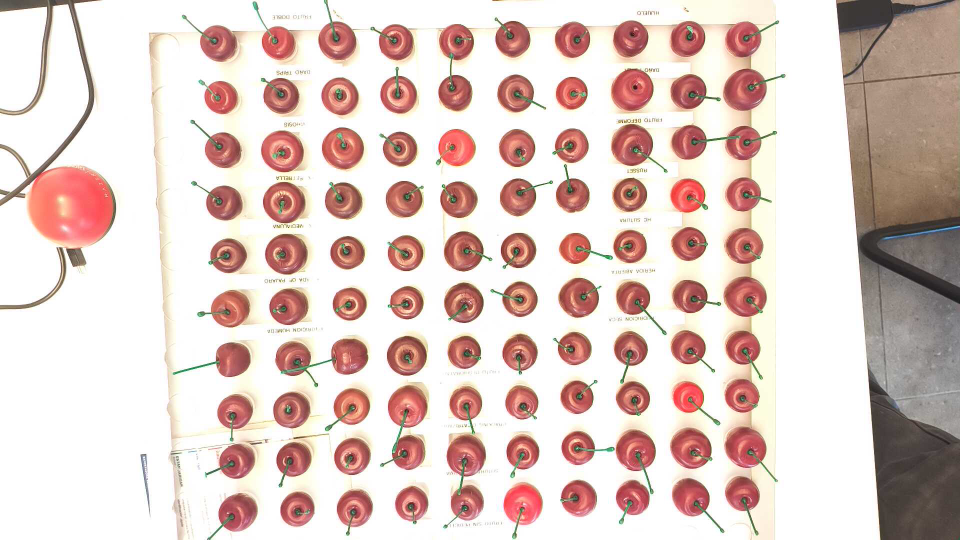
#> input picture fotos/claro_centro.png, 1920 x 1080 px (shown at 1/2 size)
$ python clasificar_cerezas.py
#> lines starting #> are read from the running program, lines starting #| are printed output that depends on the picture; after the words box and inside, x2 and y2 are one past the last pixel; in counts of white or black regions, pixels touching at a corner belong together
### scripts/color_mask_interactivo.py
"""Ajuste interactivo del umbral HSV de color_mask.py.

Abre una ventana con sliders y muestra, en tiempo real, cómo cambian la máscara
y el resultado al mover cada parámetro. Sirve tanto sobre una imagen fija como
sobre una cámara/URL de video.

Orden del procesamiento:
    blur -> umbral HSV -> abrir -> cerrar -> erosionar -> dilatar
         -> filtro por area/forma -> relleno (huecos o envolvente convexa)

Sliders:
    H/S/V min-max   rango de color. Si H min > H max el rango es envolvente
                    (cruza el 0 del circulo de matiz), que es el caso del rojo.
    Blur            desenfoque gaussiano previo, kernel 2n+1.
    Abrir / Cerrar  morfologia: borra ruido suelto / tapa huecos y une trozos.
    Erosion/Dilatar ajuste fino del tamano del area.
    Relleno         0 = ninguno, 1 = rellena huecos cerrados (floodfill),
                    2 = envolvente convexa de cada blob (convex hull).
    Area min/max    limites de area del objeto, en unidades de 100 px.
                    Area max = 0 significa sin limite.
    Circular %      circularidad minima 4*pi*A/P^2 (100 = circulo perfecto).

Uso:
    python3 scripts/color_mask_interactivo.py                 # usa fotos/foto.png
    python3 scripts/color_mask_interactivo.py fotos/oscuro.png
    python3 scripts/color_mask_interactivo.py 0               # webcam local
    python3 scripts/color_mask_interactivo.py http://10.59.210.39:8080/video

Teclas: [s] guardar máscara + parámetros en detecciones/, [r] reiniciar valores,
[p] imprimir parámetros en consola, [ESC] o [q] salir.
"""

import os
import sys
import time

import cv2
import numpy as np

RAIZ_PROYECTO = os.path.dirname(os.path.dirname(os.path.abspath(__file__)))
CARPETA_FOTOS = os.path.join(RAIZ_PROYECTO, "fotos")
CARPETA_DETECCIONES = os.path.join(RAIZ_PROYECTO, "detecciones")
RUTA_IMAGEN_POR_DEFECTO = os.path.join(CARPETA_FOTOS, "foto.png")

VENTANA_VISTA = "Original | Mascara | Resultado"
VENTANA_CONTROLES = "Controles"

ANCHO_PANEL = 460  # ancho de cada uno de los tres paneles del mosaico
ANCHO_MAXIMO_PROCESO = 1280  # se reduce la imagen antes de procesar, por fluidez

# Los sliders de área trabajan en unidades de 100 px para que el rango del
# trackbar (entero) cubra desde una mancha de ruido hasta una cereza completa.
UNIDAD_AREA = 100

SIN_RELLENO, RELLENAR_HUECOS, ENVOLVENTE_CONVEXA = 0, 1, 2
NOMBRE_RELLENO = {SIN_RELLENO: "no", RELLENAR_HUECOS: "huecos", ENVOLVENTE_CONVEXA: "hull"}

# Valores iniciales = los que estaban fijos en color_mask.py (rojo cereza).
# El tono parte "envolvente" (min > max) porque el rojo cruza el 0 del círculo
# de matiz: el rango real es H >= 165 o H <= 10.
# Los nombres son cortos a propósito: la ventana de trackbars los trunca.
PARAMETROS_INICIALES = {
    "H min": 165,
    "H max": 10,
    "S min": 70,
    "S max": 255,
    "V min": 35,
    "V max": 255,
    "Blur": 3,
    "Abrir": 0,
    "Cerrar": 9,
    "Erosion": 2,
    "Dilatar": 1,
    "Relleno": RELLENAR_HUECOS,
    "Area min": 1,
    "Area max": 300,
    "Circular %": 0,
}

MAXIMOS = {
    "H min": 179,
    "H max": 179,
    "S min": 255,
    "S max": 255,
    "V min": 255,
    "V max": 255,
    "Blur": 10,
    "Abrir": 25,
    "Cerrar": 25,
    "Erosion": 25,
    "Dilatar": 25,
    "Relleno": 2,
    "Area min": 1,
    "Area max": 300,  # 0 = sin límite superior
    "Circular %": 100,
}

# Píxel bajo el cursor, para leer su HSV mientras se ajustan los sliders.
cursor = {"x": -1, "y": -1, "panel": 0}


# cv2 exige un callback; los valores se leen en el bucle principal
def _sin_accion(_valor):
    pass


# [12 lines left out: functions crear_controles, leer_controles, not called in this run]


def reiniciar_controles():
    for nombre, inicial in PARAMETROS_INICIALES.items():
        cv2.setTrackbarPos(nombre, VENTANA_CONTROLES, inicial)


# máscara binaria cruda del rango HSV, sin limpieza morfológica
def umbralizar(imagen, p):
    if p["Blur"] > 0:
        lado = 2 * p["Blur"] + 1  # el kernel de blur debe ser impar
        imagen = cv2.GaussianBlur(imagen, (lado, lado), 0)

    hsv = cv2.cvtColor(imagen, cv2.COLOR_BGR2HSV)
    H, S, V = cv2.split(hsv)

    if p["H min"] <= p["H max"]:
        en_tono = (H >= p["H min"]) & (H <= p["H max"])
    else:
        # Rango envolvente (rojo): la banda cruza el 0 del círculo de matiz.
        en_tono = (H >= p["H min"]) | (H <= p["H max"])

    mascara = (
        en_tono
        & (S >= p["S min"]) & (S <= p["S max"])
        & (V >= p["V min"]) & (V <= p["V max"])
    )
    return (mascara * 255).astype(np.uint8)


# abrir borra el ruido suelto y cerrar tapa huecos y une trozos de un mismo objeto
def limpiar(mascara, p):
    operaciones = (
        (cv2.MORPH_OPEN, p["Abrir"]),
        (cv2.MORPH_CLOSE, p["Cerrar"]),
        # van al final porque acá ajustan el tamaño del área (encoger un blob que se
        # comió el fondo, recuperar el borde perdido por un umbral apretado), no limpian
        (cv2.MORPH_ERODE, p["Erosion"]),
        (cv2.MORPH_DILATE, p["Dilatar"]),
    )
    for operacion, lado in operaciones:
        if lado > 0:
            mascara = cv2.morphologyEx(mascara, operacion, np.ones((lado, lado), np.uint8))
    return mascara


# se inunda el fondo desde una esquina y lo que queda sin inundar son los huecos
# interiores (brillo especular del centro, zona oscura del pedicelo), que se suman
# [8 lines left out: function rellenar_huecos, not called in this run]


# se usan contornos externos y no connectedComponents porque así se obtiene el
# perímetro, necesario para la circularidad
def filtrar_objetos(mascara, p):
    area_minima = p["Area min"] * UNIDAD_AREA
    area_maxima = p["Area max"] * UNIDAD_AREA  # 0 = sin límite
    circularidad_minima = p["Circular %"] / 100.0
    usar_hull = p["Relleno"] == ENVOLVENTE_CONVEXA

    contornos, _ = cv2.findContours(mascara, cv2.RETR_EXTERNAL, cv2.CHAIN_APPROX_SIMPLE)
    conservados = []
    for contorno in contornos:
        if usar_hull:
            # el hull cierra la silueta y rellena el interior sin aflojar el rango HSV,
            # que es lo que termina metiendo el fondo; área y circularidad se miden
            # sobre él, así lo que se ve en pantalla es lo filtrado y lo que se medirá
            contorno = cv2.convexHull(contorno)
        area = cv2.contourArea(contorno)
        if area <= 0 or area < area_minima:
            # Área 0 = restos de 1-2 px que deja una erosión fuerte, no objetos.
            continue
        if area_maxima > 0 and area > area_maxima:
            continue
        if circularidad_minima > 0:
            perimetro = cv2.arcLength(contorno, True)
            if perimetro == 0:
                continue
            # 4*pi*A/P^2 vale 1 en un círculo perfecto y baja con formas
            # alargadas o de borde irregular: separa cerezas de hojas, sombras
            # y pares de cerezas pegadas.
            if 4 * np.pi * area / (perimetro ** 2) < circularidad_minima:
                continue
        conservados.append(contorno)

    filtrada = np.zeros_like(mascara)
    cv2.drawContours(filtrada, conservados, -1, 255, cv2.FILLED)
    if not usar_hull:
        # drawContours rellena por definición: sin hull hay que recortar contra
        # la máscara original para conservar la forma exacta del blob. El
        # relleno de huecos, si se pidió, viene después y explícito.
        filtrada = cv2.bitwise_and(filtrada, mascara)

    return filtrada, conservados, len(contornos) - len(conservados)


# el relleno va DESPUÉS de filtrar por área: al revés, un 'Cerrar' grande une manchas
# del fondo en un blob enorme cuyo hull tapa media imagen y el filtro ya no lo descarta
# [201 lines left out: functions construir_mascara, escribir_texto, texto_areas, componer_vista, al_mover_mouse, guardar and 4 more, not called in this run]


# [2 lines that do not run on import are left out]

### scripts/clasificar_cerezas.py
import argparse
import os
import time

import cv2
import numpy as np

import color_mask_interactivo as cmi

# Rutas ancladas a la raíz del proyecto: los scripts funcionan igual se ejecuten
# desde la raíz (python scripts/...) o desde scripts/.
#   fotos/       capturas y screenshots crudos, sin ninguna detección encima
#   detecciones/ todo lo que escriben los scripts (csv, vistas anotadas, máscaras)
RAIZ_PROYECTO = os.path.dirname(os.path.dirname(os.path.abspath(__file__)))
CARPETA_FOTOS = os.path.join(RAIZ_PROYECTO, "fotos")
CARPETA_DETECCIONES = os.path.join(RAIZ_PROYECTO, "detecciones")
RUTA_POR_DEFECTO = os.path.join(CARPETA_FOTOS, "claro_centro.png")

# Centroides HSV medidos sobre las cerezas marcadas en ejemplo.png.
# n = cuántas cerezas marcadas respaldan cada centroide.
# Los colores de dibujo son los mismos que usó Felipe en ejemplo.png.
TIPOS = {
    1: {"nombre": "tipo 1 (mas claro)", "H": 1.3, "S": 156.0, "V": 241.7, "n": 3, "color": (255, 0, 0)},
    2: {"nombre": "tipo 2 (intermedio)", "H": 1.4, "S": 134.8, "V": 205.3, "n": 2, "color": (0, 180, 0)},
    3: {"nombre": "tipo 3 (mas oscuro)", "H": 1.0, "S": 125.9, "V": 178.6, "n": 5, "color": (0, 0, 0)},
}

# Una cereza tiene que ser roja y saturada; con esto se descarta cualquier
# objeto que haya pasado la detección sin serlo (una mancha del piso, un reflejo).
S_MINIMO_CEREZA = 95
V_MINIMO_CEREZA = 90

COLOR_SIN_CLASIFICAR = (0, 0, 255)

# Detección pensada para fotos de 1920 px de ancho (las cerezas miden ~70 px de
# diámetro, unos 3.900 px de área). Si cambia la resolución hay que reescalar
# 'Area min' y 'Area max', que están en unidades de 100 px.
#PARAMETROS_DETECCION = {
#"H min": 160, "H max": 12, "S min": 60, "S max": 255, "V min": 0, "V max": 255,
#    "Blur": 0, "Abrir": 7, "Cerrar": 9, "Erosion": 0, "Dilatar": 0,
#    "Relleno": cmi.ENVOLVENTE_CONVEXA, "Area min": 25, "Area max": 100, "Circular %": 80,
#}


PARAMETROS_DETECCION = {
    "H min": 165,
    "H max": 10,
    "S min": 70,
    "S max": 255,
    "V min": 35,
    "V max": 255,
    "Blur": 3,
    "Abrir": 0,
    "Cerrar": 9,
    "Erosion": 2,
    "Dilatar": 1,
    "Relleno": cmi.ENVOLVENTE_CONVEXA,
    "Area min": 1,
    "Area max": 100,
    "Circular %": 0,
}


# devuelve [(id_tipo, v_minimo, v_maximo)], de más claro a más oscuro
# los límites salen de TIPOS y no fijados a mano: al recalibrar un centroide se mueven solos
def fronteras_de_brillo():
    orden = sorted(TIPOS, key=lambda t: -TIPOS[t]["V"])
    # cada corte es el punto medio del eje V entre dos centroides vecinos
    cortes = [
        (TIPOS[orden[i]]["V"] + TIPOS[orden[i + 1]]["V"]) / 2.0
        for i in range(len(orden) - 1)
    ]
    limites = []
    for i, tipo in enumerate(orden):
        techo = 256.0 if i == 0 else cortes[i - 1]
        piso = V_MINIMO_CEREZA if i == len(orden) - 1 else cortes[i]
        limites.append((tipo, piso, techo))
    return limites


# promedio de H circular porque el rojo cruza el 0/180 del círculo de matiz:
# promediar a secas daría ~90 (verde) para píxeles en 178 y en 2, que son el mismo rojo
def media_circular_tono(tonos):
    angulos = tonos.astype(np.float64) * 2.0 * np.pi / 180.0
    media = np.arctan2(np.sin(angulos).mean(), np.cos(angulos).mean())
    return float(np.degrees(media) / 2.0) % 180.0


def detectar_cerezas(imagen, parametros):
    # la piel es la segmentación SIN hull: son los píxeles de cereza de verdad y es
    # sobre esos que se promedia el color (el hull metería fondo en los bordes)
    piel = cmi.limpiar(cmi.umbralizar(imagen, parametros), parametros)
    # los contornos sí van con envolvente convexa: dan una silueta cerrada por cereza
    _, contornos, _ = cmi.filtrar_objetos(piel, parametros)
    return contornos, piel


# helper sin uso hoy: main escribe la piel directo con cv2.imwrite
def guardar_piel_mask(piel, ruta):
    cv2.imwrite(ruta, piel)
    print(f"Máscara de piel guardada en {ruta}")


# el promedio se toma solo sobre los píxeles de piel dentro del contorno, no sobre
# todo el contorno: el hull mete fondo en los bordes y correría el color
def color_promedio(hsv, piel, contorno):
    recorte = np.zeros(piel.shape, np.uint8)
    cv2.drawContours(recorte, [contorno], -1, 255, cv2.FILLED)
    pixeles = hsv[(recorte > 0) & (piel > 0)]
    if len(pixeles) == 0:
        return None
    return {
        "n": len(pixeles),
        "H": media_circular_tono(pixeles[:, 0]),
        "S": float(pixeles[:, 1].mean()),
        "V": float(pixeles[:, 2].mean()),
    }


# mayor distancia entre dos puntos de la silueta, el pie de metro abierto al máximo
# ya NO es el calibre (ver calibre): al ser un máximo, un vértice espurio del hull lo infla
# queda porque medir_cerezas.py lo compara y porque respalda cuando la elipse no ajusta
# [9 lines left out: function feret_maximo, not called in this run]


# diámetro del círculo que tiene la misma área que la silueta
def diametro_equivalente(contorno):
    area = cv2.contourArea(contorno)
    return float(np.sqrt(4.0 * area / np.pi)) if area > 0 else 0.0


def eje_mayor_elipse(contorno):
    if len(contorno) < 5:  # fitEllipse exige al menos 5 puntos
        return 0.0, None
    elipse = cv2.fitEllipse(contorno)
    return float(max(elipse[1])), elipse


def calibre(contorno):
    # calibre es el eje mayor de la elipse ajustada
    eje, _ = eje_mayor_elipse(contorno)
    # si no se puede ajustar, se opta por feret maximo del convex hull
    # suceptible a inflar el calibre por vértices mal detectados
    return eje if eje > 0 else feret_maximo(contorno)[0]


# [10 lines left out: function medir, not called in this run]


def clasificar(color, limites):
    if color["S"] < S_MINIMO_CEREZA or color["V"] < V_MINIMO_CEREZA:
        return None
    for tipo, piso, techo in limites:
        if piso <= color["V"] < techo:
            return tipo
    return None


# avisa cuando la foto no se parece a la que se usó para calibrar: los centroides de
# TIPOS son brillos absolutos medidos con la luz de claro_centro.png, y en una foto más
# oscura las mismas cerezas caen fuera de rango (hay que remedirlos, el script no se ajusta solo)
def advertir_si_muchos_sin_clasificar(resultados):
    if not resultados:
        return
    sin_tipo = sum(1 for r in resultados if r["tipo"] is None)
    if sin_tipo / len(resultados) < 0.3:
        return
    v = [r["V"] for r in resultados]
    print(f"\n  AVISO: {sin_tipo} de {len(resultados)} objetos quedaron sin clasificar "
          f"(V medio {np.mean(v):.0f}).")
    print(f"  Los tipos estan calibrados para V entre {TIPOS[3]['V']:.0f} y {TIPOS[1]['V']:.0f}. "
          "Si esta foto tiene otra iluminacion,")
    print("  hay que volver a medir los centroides de TIPOS sobre ella; no basta con "
          "ajustar la deteccion.")


# lee un .txt guardado por color_mask_interactivo.py con la tecla [s]
# [9 lines left out: function cargar_parametros, not called in this run]


def texto_centrado(vista, texto, centro, escala, color):
    grosor = max(1, int(round(escala * 2.5)))
    (ancho, alto), _ = cv2.getTextSize(texto, cv2.FONT_HERSHEY_SIMPLEX, escala, grosor)
    origen = (centro[0] - ancho // 2, centro[1] + alto // 2)
    # el borde blanco es lo que hace legible el tipo 3 (negro) sobre la cereza
    for tono, trazo in ((255, 255, 255), grosor + 2), (color, grosor):
        cv2.putText(vista, texto, origen, cv2.FONT_HERSHEY_SIMPLEX, escala, tono, trazo, cv2.LINE_AA)


# dibuja cada cereza con el color de su tipo y el resumen del conteo
def anotar(imagen, resultados, limites, factor, unidad):
    vista = imagen.copy()
    for r in resultados:
        color = TIPOS[r["tipo"]]["color"] if r["tipo"] else COLOR_SIN_CLASIFICAR
        cv2.drawContours(vista, [r["contorno"]], -1, color, 3)
        # tres números por cereza, de arriba a abajo: id, tipo y calibre
        # el id es el del csv, y es lo que permite ir a revisar el HSV de una dudosa
        texto_centrado(vista, str(r["id"]), (r["x"], r["y"] - 24), 0.55, color)
        etiqueta = str(r["tipo"]) if r["tipo"] else "?"
        texto_centrado(vista, etiqueta, (r["x"], r["y"]), 0.8, color)
        texto_centrado(vista, f"{r['calibre'] * factor:.0f}", (r["x"], r["y"] + 24), 0.55, color)

    conteo = {t: sum(1 for r in resultados if r["tipo"] == t) for t in TIPOS}
    sin_clasificar = sum(1 for r in resultados if r["tipo"] is None)
    lineas = [f"{len(resultados)} objetos detectados   "
              f"(por cereza: id del csv / tipo / calibre en {unidad})"]
    for tipo, piso, techo in limites:
        calibres = [r["calibre"] * factor for r in resultados if r["tipo"] == tipo]
        detalle = (f"calibre medio {np.mean(calibres):5.1f} {unidad} "
                   f"({min(calibres):.0f}-{max(calibres):.0f})" if calibres else "")
        lineas.append(f"  tipo {tipo}: {conteo[tipo]:3d}   (V {piso:.0f}-{techo:.0f})   {detalle}")
    if sin_clasificar:
        lineas.append(f"  sin clasificar: {sin_clasificar}")

    alto_barra = 26 * len(lineas) + 20
    barra = np.zeros((alto_barra, vista.shape[1], 3), np.uint8)
    for i, linea in enumerate(lineas):
        cv2.putText(barra, linea, (14, 30 + i * 26), cv2.FONT_HERSHEY_SIMPLEX,
                    0.7, (255, 255, 255), 2, cv2.LINE_AA)
    for i, (tipo, _, _) in enumerate(limites):
        centro = (vista.shape[1] - 60, 34 + i * 26)
        # Aro blanco: sin él, el punto del tipo 3 (negro) se pierde en la barra.
        cv2.circle(barra, centro, 10, (255, 255, 255), -1)
        cv2.circle(barra, centro, 8, TIPOS[tipo]["color"], -1)
    return np.vstack([vista, barra])


def main():
    analizador = argparse.ArgumentParser(
        description="Cuenta cerezas por tipo de color y mide el calibre de cada una.")
    analizador.add_argument("imagen", nargs="?", default=RUTA_POR_DEFECTO)
    analizador.add_argument("--mm-por-px", type=float, default=None,
                            help="milimetros por pixel; sin esto el calibre va en px")
    analizador.add_argument("--params", default=None,
                            help="txt de parametros guardado por color_mask_interactivo.py")
    args = analizador.parse_args()

    ruta = args.imagen
    factor, unidad = (args.mm_por_px, "mm") if args.mm_por_px else (1.0, "px")

    parametros = dict(PARAMETROS_DETECCION)
    if args.params:
        parametros = cargar_parametros(args.params)
        print(f"Parametros de deteccion cargados de {args.params}")

    imagen = cv2.imread(ruta)
#> imagen is the input picture: shape (1080, 1920, 3); mean B, G, R 198.5, 204.5, 223.7
    if imagen is None:
        raise RuntimeError(f"No se pudo leer la imagen {ruta}")
    print(f"Imagen: {ruta}  {imagen.shape[1]}x{imagen.shape[0]}")
#| Imagen: fotos/claro_centro.png  1920x1080
    if unidad == "px":
        print("Sin --mm-por-px: el calibre va en pixeles (la foto no trae escala).")
    else:
        print(f"Escala: {factor} mm/px")

    limites = fronteras_de_brillo()
    print("\nRangos de brillo (V) por tipo, derivados de los centroides:")
    for tipo, piso, techo in limites:
        t = TIPOS[tipo]
        print(f"  tipo {tipo}: V de {piso:6.1f} a {techo:6.1f}   "
              f"centroide H={t['H']:.1f} S={t['S']:.1f} V={t['V']:.1f}  (n={t['n']} marcadas)")

    hsv = cv2.cvtColor(imagen, cv2.COLOR_BGR2HSV)
#> hsv: shape (1080, 1920, 3); mean H, S, V 26, 36.6, 224.4
    contornos, piel = detectar_cerezas(imagen, parametros)
#> in umbralizar, `H, S, V = cv2.split(hsv)`:
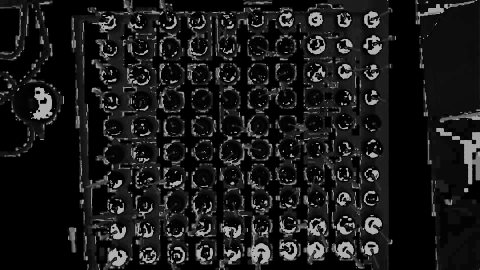
#> H: shape (1080, 1920) (shown at 1/4 size); min 0, max 179, mean 25.7
#> in umbralizar, `H, S, V = cv2.split(hsv)`:
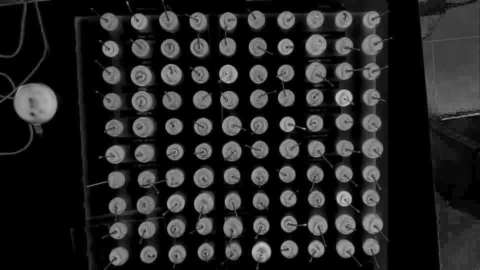
#> S: shape (1080, 1920) (shown at 1/4 size); min 0, max 196, mean 35.8
#> in umbralizar, `H, S, V = cv2.split(hsv)`:
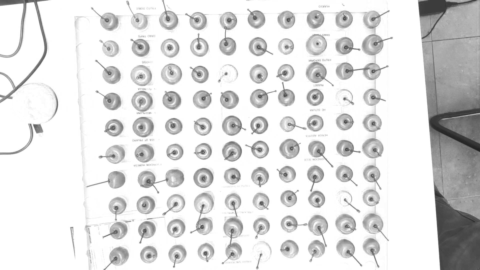
#> V: shape (1080, 1920) (shown at 1/4 size); min 32, max 255, mean 224.3
#> in umbralizar, `en_tono = (H >= p["H min"]) | (H <= p["H max"])`:
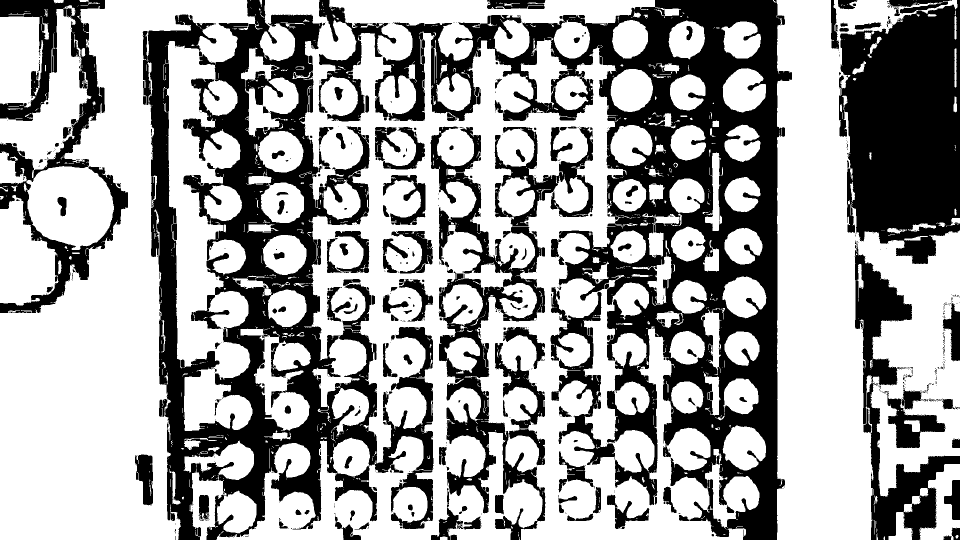
#> en_tono: shape (1080, 1920) bool (shown at 1/2 size); 63.9% white; 626 black regions (468 under 20 px), largest, box (x1, y1, x2, y2) and area: (750, 0, 1584, 1080) 234391, (285, 0, 867, 1080) 202935, (1678, 0, 1920, 528) 99145
#> (the rest of the program and of its run is left out)
